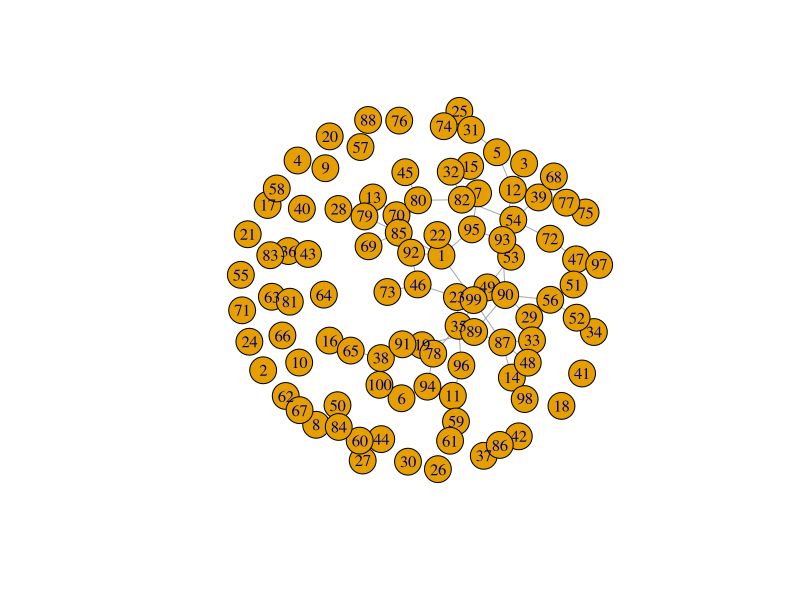
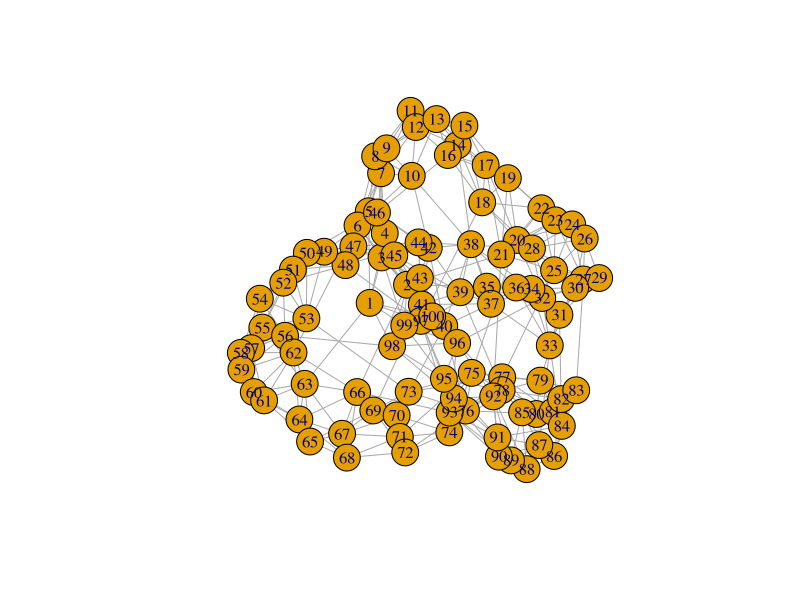
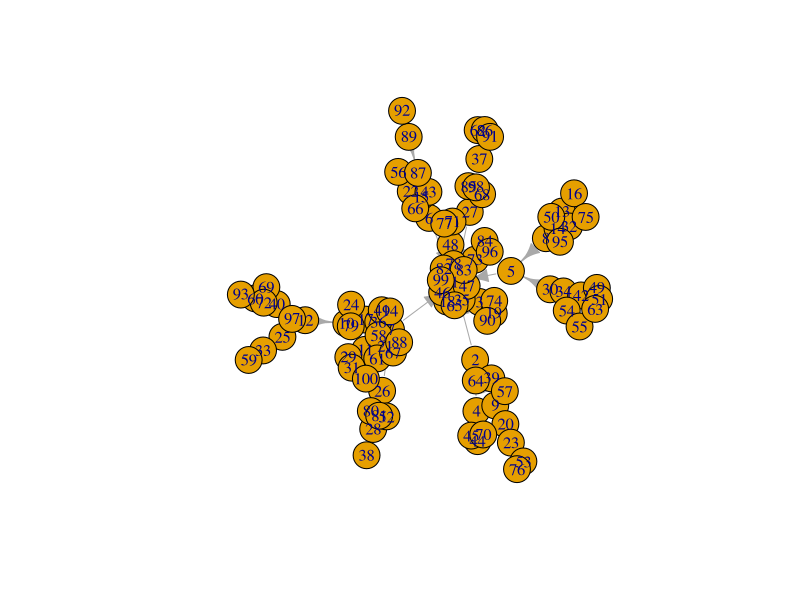

Source code (R) for these figures, in order:
## ---- chunk 1
library(igraph)
er_graph <- erdos.renyi.game(100, 2/100)
ws_graph <- watts.strogatz.game(1, 100, 4, 0.05)
ba_graph <- barabasi.game(100)
plot(er_graph)
## ---- chunk 2
plot(ws_graph)
## ---- chunk 3
plot(ba_graph)
